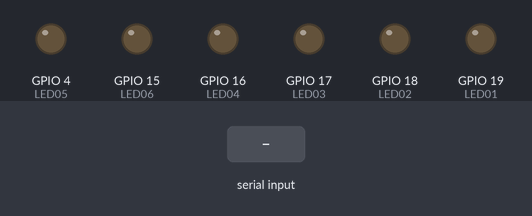
This sketch was run on a simulated ESP32. Shown: output pins drawn as LEDs (lit = HIGH). Dashed ring = blinking. The test bench sets the inputs (shaded band).

Above: at 1.2 s.
1.3 s: "A" received over Serial
At 1.8 s:
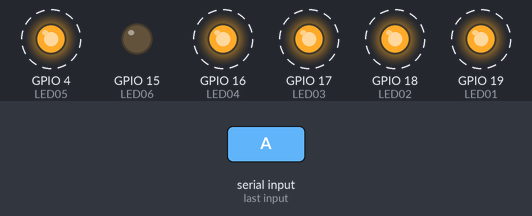
At 3.0 s:
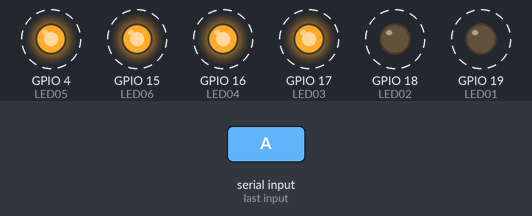
4.3 s: "a" received over Serial
At 4.5 s:
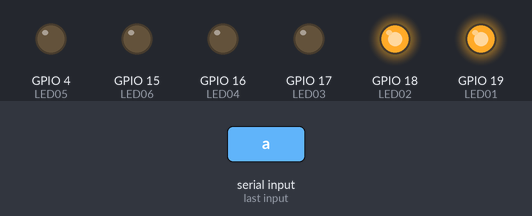
Timing chart, 0 to 7.3 s (numbered marks = the images above; inputs shaded):
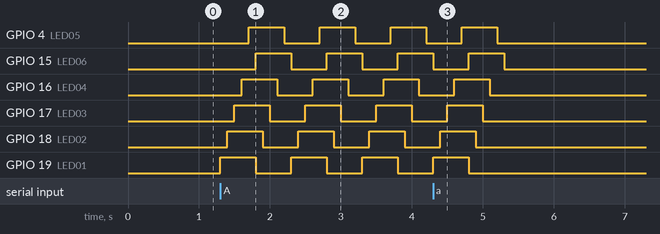

Measured:
- after the input at 1.3 s, GPIO 4 (LED05): alternates HIGH for 0.50 s and LOW for 0.50 s, starting after 0.40 s; GPIO 15 (LED06): alternates HIGH for 0.50 s and LOW for 0.50 s, starting after 0.50 s
- after the input at 4.3 s, GPIO 4 (LED05): goes on until 5.2 s, then stays LOW; GPIO 15 (LED06): goes on until 5.3 s, then stays LOW; GPIO 16 (LED04): goes on until 5.1 s, then stays LOW; GPIO 17 (LED03): goes on until 5.0 s, then stays LOW; GPIO 18 (LED02): goes on until 4.9 s, then stays LOW

The sketch:

Aula05_Serial_Variavel_X.ino
```cpp
// Definição de entradas, saídas e variáveis
#define LED01 19
#define LED02 18
#define LED03 17
#define LED04 16
#define LED05 4
#define LED06 15

// Variáveis
char DADO;  // Variável que armazena 1 letra
bool X;     // variável que armazena 1 bit (0 ou 1)

void setup() {
  Serial.begin(115200);
  pinMode(LED01, OUTPUT);
  pinMode(LED02, OUTPUT);
  pinMode(LED03, OUTPUT);
  pinMode(LED04, OUTPUT);
  pinMode(LED05, OUTPUT);
  pinMode(LED06, OUTPUT);
}

void comando() {
  // acende LEDs
  digitalWrite(LED01, HIGH);
  delay(100);
  digitalWrite(LED02, HIGH);
  delay(100);
  digitalWrite(LED03, HIGH);
  delay(100);
  digitalWrite(LED04, HIGH);
  delay(100);
  digitalWrite(LED05, HIGH);
  delay(100);
  digitalWrite(LED06, HIGH);
  // apaga LEDs
  digitalWrite(LED01, LOW);
  delay(100);
  digitalWrite(LED02, LOW);
  delay(100);
  digitalWrite(LED03, LOW);
  delay(100);
  digitalWrite(LED04, LOW);
  delay(100);
  digitalWrite(LED05, LOW);
  delay(100);
  digitalWrite(LED06, LOW);
}

void desliga() {
  digitalWrite(LED01, LOW);
  digitalWrite(LED02, LOW);
  digitalWrite(LED03, LOW);
  digitalWrite(LED04, LOW);
  digitalWrite(LED05, LOW);
  digitalWrite(LED06, LOW);
}

void loop() {
  DADO = Serial.read();
  if (DADO == 'A') {
    X = 1;
  }
  if (X == 1) {
    comando();
  }

  if (DADO == 'a') {
    X = 0;
  }
  if (X == 0) {
    desliga();
  }
}
```
